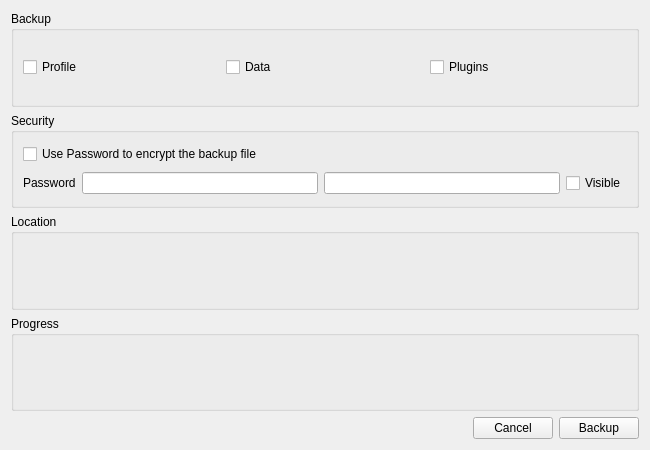
<?xml version="1.0" encoding="UTF-8"?>
<ui version="4.0">
 <class>BackupMainWindow</class>
 <widget class="QWidget" name="BackupMainWindow">
  <property name="geometry">
   <rect>
    <x>0</x>
    <y>0</y>
    <width>650</width>
    <height>450</height>
   </rect>
  </property>
  <property name="windowTitle">
   <string>Form</string>
  </property>
  <layout class="QVBoxLayout" name="verticalLayout">
   <item>
    <widget class="QGroupBox" name="groupBox">
     <property name="title">
      <string>Backup</string>
     </property>
     <layout class="QGridLayout" name="gridLayout">
      <item row="0" column="0">
       <widget class="QCheckBox" name="checkBox">
        <property name="text">
         <string>Profile</string>
        </property>
       </widget>
      </item>
      <item row="0" column="1">
       <widget class="QCheckBox" name="checkBox_2">
        <property name="text">
         <string>Data</string>
        </property>
       </widget>
      </item>
      <item row="0" column="2">
       <widget class="QCheckBox" name="checkBox_3">
        <property name="text">
         <string>Plugins</string>
        </property>
       </widget>
      </item>
     </layout>
    </widget>
   </item>
   <item>
    <widget class="QGroupBox" name="groupBox_2">
     <property name="title">
      <string>Security</string>
     </property>
     <layout class="QGridLayout" name="gridLayout_2">
      <item row="1" column="2">
       <widget class="QLineEdit" name="lineEdit"/>
      </item>
      <item row="1" column="0">
       <widget class="QLabel" name="label_2">
        <property name="text">
         <string>Password</string>
        </property>
       </widget>
      </item>
      <item row="1" column="1">
       <widget class="QLineEdit" name="lineEdit_2"/>
      </item>
      <item row="1" column="3">
       <widget class="QCheckBox" name="checkBox_5">
        <property name="text">
         <string>Visible</string>
        </property>
       </widget>
      </item>
      <item row="0" column="0" colspan="2">
       <widget class="QCheckBox" name="checkBox_4">
        <property name="text">
         <string>Use Password to encrypt the backup file</string>
        </property>
       </widget>
      </item>
     </layout>
    </widget>
   </item>
   <item>
    <widget class="QGroupBox" name="groupBox_3">
     <property name="title">
      <string>Location</string>
     </property>
    </widget>
   </item>
   <item>
    <widget class="QGroupBox" name="groupBox_4">
     <property name="title">
      <string>Progress</string>
     </property>
    </widget>
   </item>
   <item>
    <layout class="QHBoxLayout" name="horizontalLayout">
     <item>
      <spacer name="horizontalSpacer">
       <property name="orientation">
        <enum>Qt::Horizontal</enum>
       </property>
       <property name="sizeHint" stdset="0">
        <size>
         <width>40</width>
         <height>20</height>
        </size>
       </property>
      </spacer>
     </item>
     <item>
      <widget class="QPushButton" name="pushButton">
       <property name="text">
        <string>Cancel</string>
       </property>
      </widget>
     </item>
     <item>
      <widget class="QPushButton" name="pushButton_2">
       <property name="text">
        <string>Backup</string>
       </property>
      </widget>
     </item>
    </layout>
   </item>
  </layout>
 </widget>
 <resources/>
 <connections/>
</ui>
